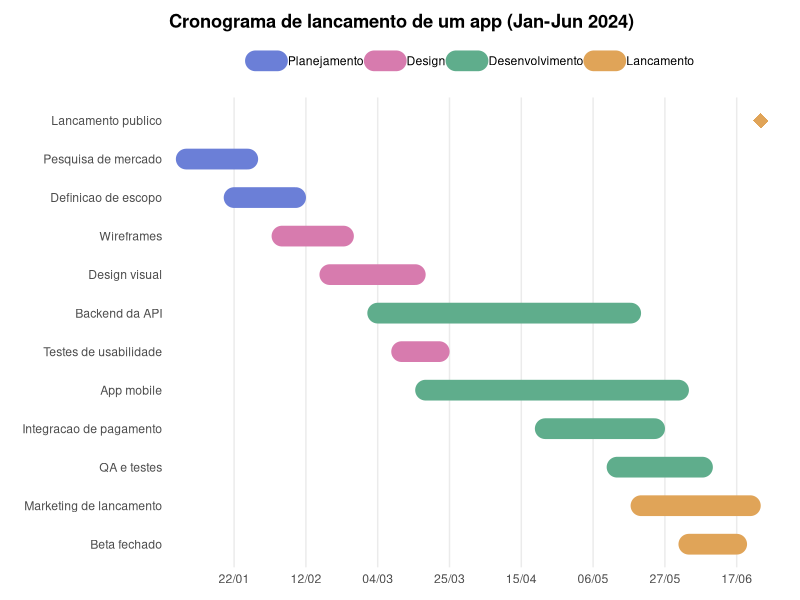

Here is the R script that generated this plot:
# Libraries
library(ggplot2)
library(jsonlite)

# Sessao roda em locale C puro (ASCII) neste ambiente -- sem isso, toda
# string acentuada sai corrompida byte a byte no data.json e no proprio PNG.
# "C.utf8" existe no sistema (locale -a). Ver AGENTS.md, "Licoes aprendidas".
invisible(Sys.setlocale("LC_CTYPE", "C.utf8"))

# Dados 100% ficticios: cronograma de lancamento de um app, com tarefas que
# TEM DURACAO (inicio e fim), nao um instante so -- e' o que distingue este
# grafico do outro da categoria (linha-do-tempo-startup-ficticia, so
# eventos pontuais). Sobreposicao proposital entre tarefas de fases
# vizinhas (ex: design comeca antes do planejamento terminar) -- e'
# justamente essa sobreposicao que um Gantt mostra e uma lista datada nao.
tarefas <- data.frame(
  tarefa = c(
    "Pesquisa de mercado", "Definicao de escopo",
    "Wireframes", "Design visual", "Testes de usabilidade",
    "Backend da API", "App mobile", "Integracao de pagamento", "QA e testes",
    "Beta fechado", "Marketing de lancamento", "Lancamento publico"
  ),
  fase = c(
    "Planejamento", "Planejamento",
    "Design", "Design", "Design",
    "Desenvolvimento", "Desenvolvimento", "Desenvolvimento", "Desenvolvimento",
    "Lancamento", "Lancamento", "Lancamento"
  ),
  inicio = as.Date(c(
    "2024-01-08", "2024-01-22",
    "2024-02-05", "2024-02-19", "2024-03-11",
    "2024-03-04", "2024-03-18", "2024-04-22", "2024-05-13",
    "2024-06-03", "2024-05-20", "2024-06-24"
  )),
  fim = as.Date(c(
    "2024-01-26", "2024-02-09",
    "2024-02-23", "2024-03-15", "2024-03-22",
    "2024-05-17", "2024-05-31", "2024-05-24", "2024-06-07",
    "2024-06-17", "2024-06-21", "2024-06-24"
  ))
)

# Ordem de exibicao: cronologica pelo inicio, de cima pra baixo no eixo Y --
# geom_segment usa o fator na ordem dos LEVELS, entao o mais antigo precisa
# ser o ULTIMO level (topo do grafico == topo do fator invertido).
tarefas <- tarefas[order(tarefas$inicio), ]
tarefas$tarefa <- factor(tarefas$tarefa, levels = rev(tarefas$tarefa))
tarefas$fase <- factor(tarefas$fase, levels = c("Planejamento", "Design", "Desenvolvimento", "Lancamento"))

# A cor de cada fase nasce AQUI, uma unica vez -- o data.json exporta os
# mesmos hex, pra estatico e interativo nunca discordarem de que cor e' cada
# fase (mesma regra da matriz de adjacencia, aplicada a fase em vez de tag).
cor_fase <- c(
  "Planejamento"    = "#6B7FD7",
  "Design"          = "#D77BAE",
  "Desenvolvimento" = "#5FAD8C",
  "Lancamento"      = "#E0A458"
)

# Lancamento publico e' um marco de um dia so (inicio == fim) -- nao da pra
# desenhar como barra (largura zero, invisivel), entao os marcos pontuais
# ganham um losango em vez de um segmento.
tarefas$duracao <- as.numeric(tarefas$fim - tarefas$inicio)
marcos <- tarefas[tarefas$duracao == 0, ]
barras <- tarefas[tarefas$duracao > 0, ]

# Dependencias reais entre tarefas (o que precisa terminar pra outra comecar
# de verdade), NAO derivadas so da ordem de datas -- duas tarefas vizinhas no
# tempo podem so estar rodando em paralelo sem uma depender da outra (esse e'
# o proprio ponto da sobreposicao ja registrada acima). So entram aqui pares
# com uma razao de negocio real de por que B so faz sentido depois de A.
# Usado so na versao interativa (camada oculta por padrao, ligada por um
# botao) -- o output.png/estado padrao do widget continuam identicos, sem
# nenhuma seta.
dependencias <- data.frame(
  de   = c("Pesquisa de mercado", "Definicao de escopo", "Wireframes", "Design visual",
           "Definicao de escopo", "Definicao de escopo", "Backend da API", "App mobile",
           "Integracao de pagamento", "QA e testes", "Beta fechado", "Marketing de lancamento"),
  para = c("Definicao de escopo", "Wireframes", "Design visual", "Testes de usabilidade",
           "Backend da API", "App mobile", "Integracao de pagamento", "QA e testes",
           "QA e testes", "Beta fechado", "Lancamento publico", "Lancamento publico")
)

p <- ggplot() +
  geom_segment(
    data = barras,
    aes(x = inicio, xend = fim, y = tarefa, yend = tarefa, colour = fase),
    linewidth = 7, lineend = "round"
  ) +
  geom_point(
    data = marcos,
    aes(x = inicio, y = tarefa, colour = fase),
    shape = 18, size = 5
  ) +
  scale_colour_manual(values = cor_fase, name = NULL) +
  scale_x_date(date_labels = "%d/%m", date_breaks = "3 weeks", expand = expansion(mult = 0.03)) +
  labs(
    title = "Cronograma de lancamento de um app (Jan-Jun 2024)",
    x = NULL, y = NULL
  ) +
  theme_minimal(base_size = 11) +
  theme(
    plot.title = element_text(face = "bold"),
    panel.grid.major.y = element_blank(),
    panel.grid.minor = element_blank(),
    panel.grid.major.x = element_line(colour = "grey92"),
    axis.text.y = element_text(hjust = 1),
    legend.position = "top",
    plot.margin = margin(t = 10, r = 16, b = 10, l = 16)
  )

ggsave("output.png", plot = p, width = 10, height = 6, dpi = 150)

# ---------------------------------------------------------------------------
# Versao interativa: mesmo cronograma, com tooltip por tarefa mostrando
# duracao em dias e destaque por fase ao apontar qualquer tarefa dela.
# ---------------------------------------------------------------------------
viz <- list(
  meta = list(cores = as.list(cor_fase)),
  tarefas = lapply(seq_len(nrow(tarefas)), function(i) {
    list(
      tarefa = as.character(tarefas$tarefa[i]),
      fase = as.character(tarefas$fase[i]),
      inicio = format(tarefas$inicio[i], "%Y-%m-%d"),
      fim = format(tarefas$fim[i], "%Y-%m-%d")
    )
  }),
  dependencias = lapply(seq_len(nrow(dependencias)), function(i) {
    list(de = dependencias$de[i], para = dependencias$para[i])
  })
)

write_json(viz, "data.json", auto_unbox = TRUE, digits = NA)
